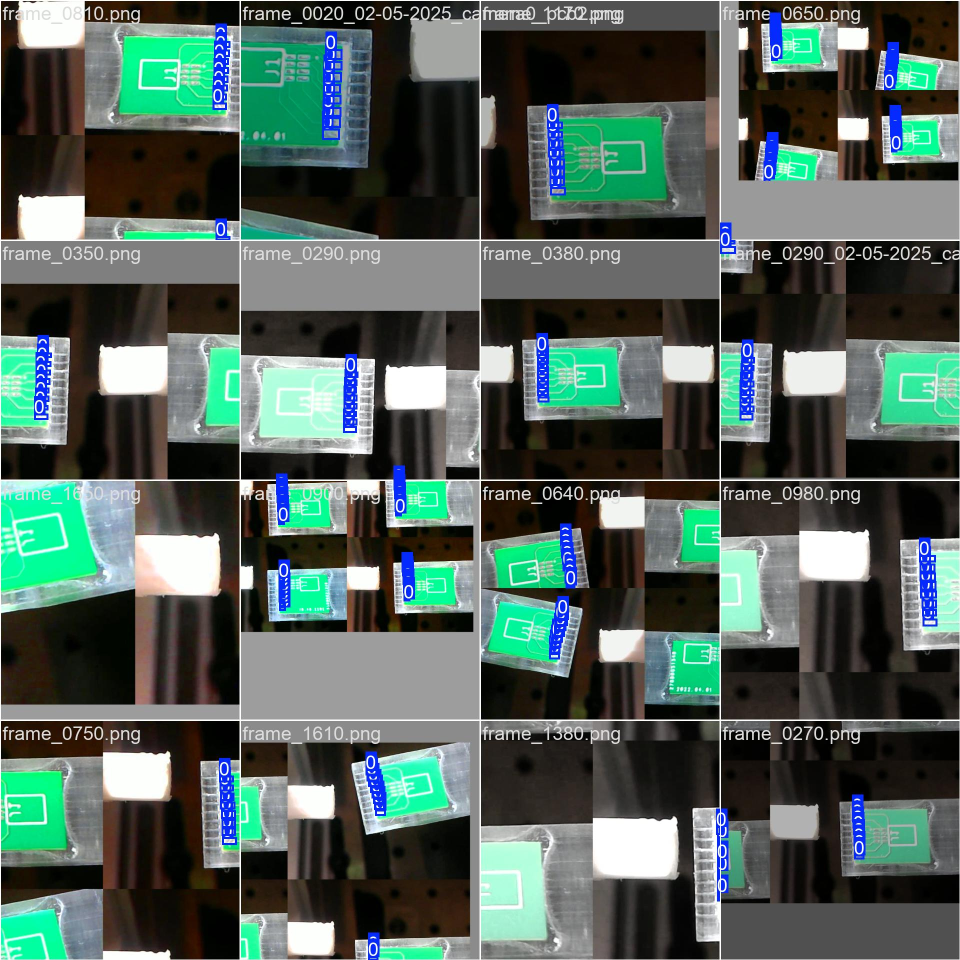
#> input picture runs/detect/train/train_batch0.jpg, 1920 x 1920 px (shown at 1/2 size)
$ python -i image_recognition.py   (imports and definitions only)
#> lines starting #> are read from the running program, lines starting #| are printed output that depends on the picture
#> further down, picture is the input picture: shape (1920, 1920, 3); mean B, G, R 90.4, 98.3, 80.9
# image_recognition.py

import math
import threading
import cv2
import os
import json
import datetime
import numpy as np
from ultralytics import YOLO

# motor_control imports
from motor_control import µm_to_steps, update_speed, move_linear_stage

########################################################
# GLOBAL TOGGLES / SETTINGS
########################################################

draw_bounding_boxes = True
record_camera0 = False
record_camera1 = False
record_camera2 = False

# [12 lines left out: function _create_unique_daily_record_dir, not called in this run]

record_dir0 = None
record_dir1 = None
record_dir2 = None

video_writers = {0: None, 1: None, 2: None}
run_timestamps = {0: None, 1: None, 2: None}

frames_per_still = 30
# Index of the next frame to be written to the current recording (0-based). Reset
# when a new recording starts so it always equals the frame's position in the .avi
# and the N in the still names (frame_N_...jpg).
frame_counts = {0: 0, 1: 0, 2: 0}

# Correlation with the routine log (logs/routine_*.log): while a camera records, a
# per-frame CSV maps frame index -> wall-clock time, and log lines for camera 0 are
# tagged with the last frame written plus seconds since the recording started.
frame_time_files = {0: None, 1: None, 2: None}
record_start_times = {0: None, 1: None, 2: None}  # datetime when each recording began

# [55 lines left out: functions _recording_tag, _start_recording_correlation, _log_frame_time, _stop_recording_correlation, not called in this run]

extrude_done = False
r_align_done = False
x_align_done = False
center_on_visible_area_done = False
last_r_align_angle = 0.0  # signed angle of the most recent r_align rotation (0 = none)
target_pad_ref_y = None  # target pad center Y-pixel position recorded before r_align rotates it
cf_tip_ref_px = None  # CF_Tip center (px) captured post-extrude; fixed in frame thereafter

auto_annotate = False
ANNOTATION_DIR = r"D:\Labeled_images"

# [16 lines left out: function _save_yolo_annotation, not called in this run]

_IMAGE_EXTS = {'.jpg', '.jpeg', '.png', '.bmp', '.tiff', '.tif'}

# [30 lines left out: function annotate_folder, not called in this run]

# Settings file path
SETTINGS_FILE = "pcb_settings.json"

# Camera port mapping: logical role index -> physical OS device index
# Role 0 = main PCB view, Role 1 = wire tip view, Role 2 = clog detection
camera_ports = {0: 0, 1: 1, 2: 2}

# Per-camera stop events — set to signal a running open_camera thread to exit cleanly
camera_stop_events = {0: threading.Event(), 1: threading.Event(), 2: threading.Event()}

# [12 lines left out: function load_camera_ports, not called in this run]

# [1 line not run here, left out]

# Function to get the pad spacing from settings
# [22 lines left out: functions get_pad_spacing, get_pad_count, not called in this run]

########################################################
# SOFTWARE-BASED IMAGE ADJUSTMENTS  (per-camera)
########################################################
_DEFAULT_ADJUSTMENTS = {
    'alpha':         1.5,
    'beta':          -100.0,
    'sat_factor':    1.2,
    'gamma':         1.4,
    'sharp_strength': 2.0,
}

# Keyed by logical camera role (0, 1, 2)
camera_adjustments = {
    0: dict(_DEFAULT_ADJUSTMENTS),
    1: dict(_DEFAULT_ADJUSTMENTS),
    2: dict(_DEFAULT_ADJUSTMENTS),
}

# [13 lines left out: function load_camera_adjustments, not called in this run]

# [1 line not run here, left out]

def post_process_frame(frame, camera_index=0):
#> called with camera_index = 0
    adj = camera_adjustments.get(camera_index, camera_adjustments[0])
    alpha  = adj['alpha']
    beta   = adj['beta']
    sat    = adj['sat_factor']
    gamma  = adj['gamma']
    sharp  = adj['sharp_strength']

    # 1) Contrast & Brightness
    adjusted = cv2.convertScaleAbs(frame, alpha=alpha, beta=beta)

    # 2) Saturation
    if sat != 1.0:
        hsv = cv2.cvtColor(adjusted, cv2.COLOR_BGR2HSV)
#> hsv: shape (1920, 1920, 3); mean H, S, V 78.1, 69.4, 120.9
        h, s, v = cv2.split(hsv)
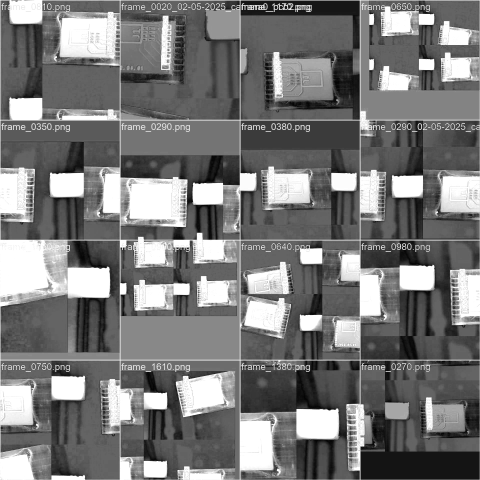
#> v: shape (1920, 1920) (shown at 1/4 size); min 0, max 255, mean 120.9
        s = (s.astype(np.float32) * sat).clip(0, 255).astype(np.uint8)
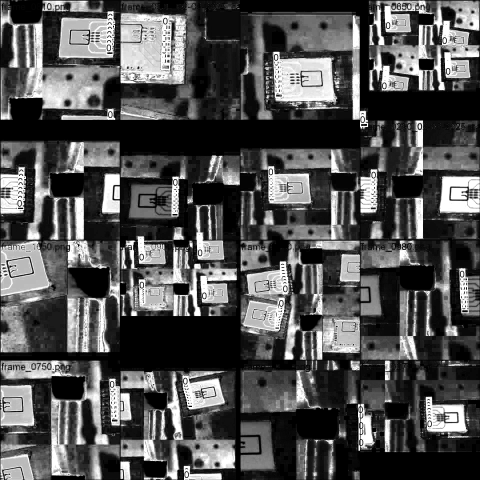
#> s: shape (1920, 1920) (shown at 1/4 size); min 0, max 255, mean 81.6
        hsv = cv2.merge([h, s, v])
#> hsv: shape (1920, 1920, 3); mean H, S, V 78.1, 81.6, 120.9
        adjusted = cv2.cvtColor(hsv, cv2.COLOR_HSV2BGR)

    # 3) Gamma
    if gamma != 1.0:
        inv_gamma = 1.0 / gamma
        lut = np.array([(i/255.0)**inv_gamma * 255 for i in range(256)]).astype("uint8")
        adjusted = cv2.LUT(adjusted, lut)
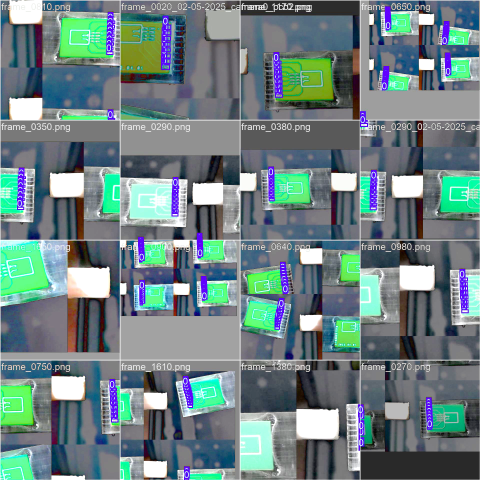
#> adjusted: shape (1920, 1920, 3) (shown at 1/4 size); mean B, G, R 130.7, 130.5, 109.1

    # 4) Sharpen
    if sharp > 0:
        blurred = cv2.GaussianBlur(adjusted, (5,5), 0)
        f_ad = adjusted.astype(np.float32)
        f_bl = blurred.astype(np.float32)
        mask = f_ad - f_bl
        f_sharp = f_ad + sharp * mask
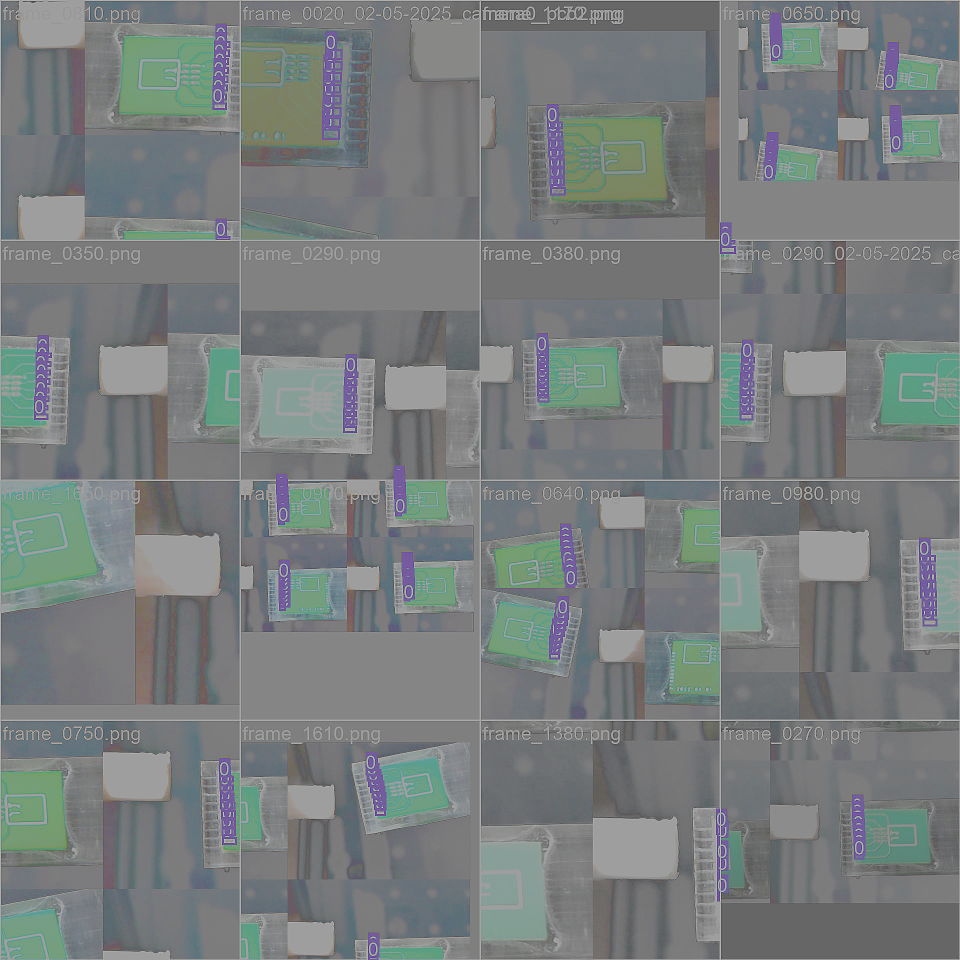
#> f_sharp: shape (1920, 1920, 3) float32 (shown at 1/2 size); mean B, G, R 130.7, 130.7, 109.1; drawn with min black and max white
        f_sharp = np.clip(f_sharp, 0, 255).astype(np.uint8)
        adjusted = f_sharp

    return adjusted

pad_box_dict = {}  # e.g. {"pad1": (x1,y1,x2,y2), "pad2": ..., etc.}
trench_start_dict = {}  # e.g. {"trenchstart1": (x1,y1,x2,y2), etc.}
trench_stop_dict = {}   # e.g. {"trenchstop1": (x1,y1,x2,y2), etc.}

# [119 lines left out: functions custom_annotate, draw_axis_compass, not called in this run]

# Globals for bounding boxes
last_cf_box = None
last_gc_box = None
last_pad_box= None  # We'll store one "Pad" bounding box for extrude reference
last_visible_area_box = None  # Camera's usable field-of-view box
last_clog_box = None  # Exclusively updated by camera 2

# [186 lines left out: functions open_camera, center_of_bbox, not called in this run]

# Cached pixel distance between adjacent calibration pads, measured once per pad
# and reused across extrude/r_align/x_align/center_on_visible_area (see
# get_steps_per_pixel).
_pad_pixel_spacing = None

# [451 lines left out: functions reset_pad_pixel_spacing, get_steps_per_pixel, compute_angle_between, analyze_cf_gc_angle, extrude, center_on_visible_area and 1 more, not called in this run]

# --------------------------------------------------------
# R-axis alignment: measure angle in degrees using compute_angle_between
# --------------------------------------------------------
# Live routine log file (created lazily on first report), in logs/ next to this
# file. Shared by extrude/r_align and the pad-loop moves in app_gui.py via
# log_report/log_move so the whole manual routine narrates to one session log.
_align_log_path = None

# [324 lines left out: functions _align_log_write, _align_report, _align_move_report, log_report, log_move, r_align, not called in this run]

>>> import cv2
>>> picture = cv2.imread('runs/detect/train/train_batch0.jpg')
>>> result = post_process_frame(picture)

$ run again, on runs/detect/train/train_batch1.jpg
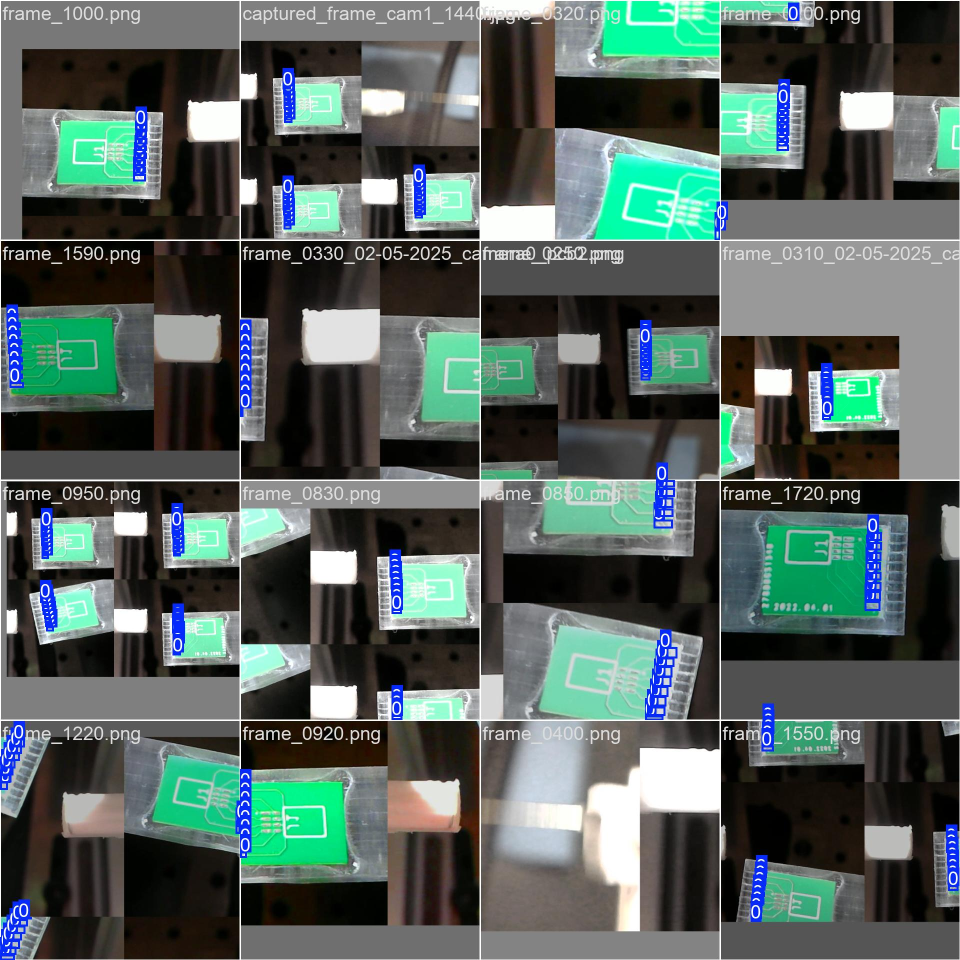
#> input picture runs/detect/train/train_batch1.jpg, 1920 x 1920 px (shown at 1/2 size)
#> picture is the input picture: shape (1920, 1920, 3); mean B, G, R 92.9, 98.2, 83.9
#> in post_process_frame, `adjusted = cv2.LUT(adjusted, lut)`:
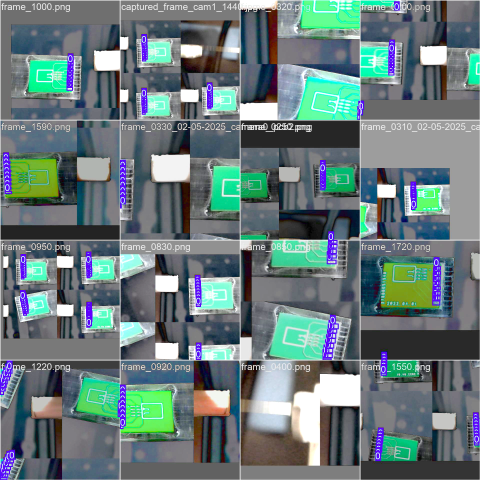
#> adjusted: shape (1920, 1920, 3) (shown at 1/4 size); mean B, G, R 123.3, 123.3, 104.3
#> in post_process_frame, `f_sharp = f_ad + sharp * mask`:
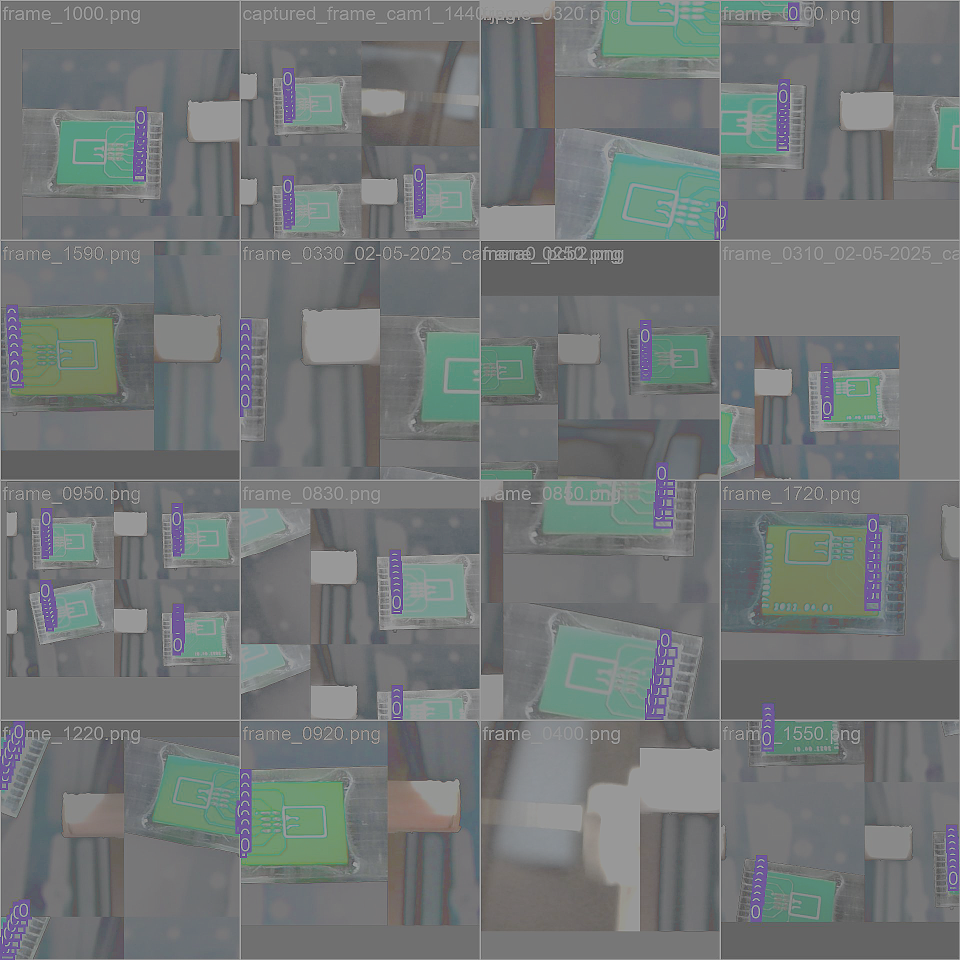
#> f_sharp: shape (1920, 1920, 3) float32 (shown at 1/2 size); mean B, G, R 123.6, 123.6, 104.7; drawn with min black and max white

$ run again, on runs/detect/train/train_batch810.jpg
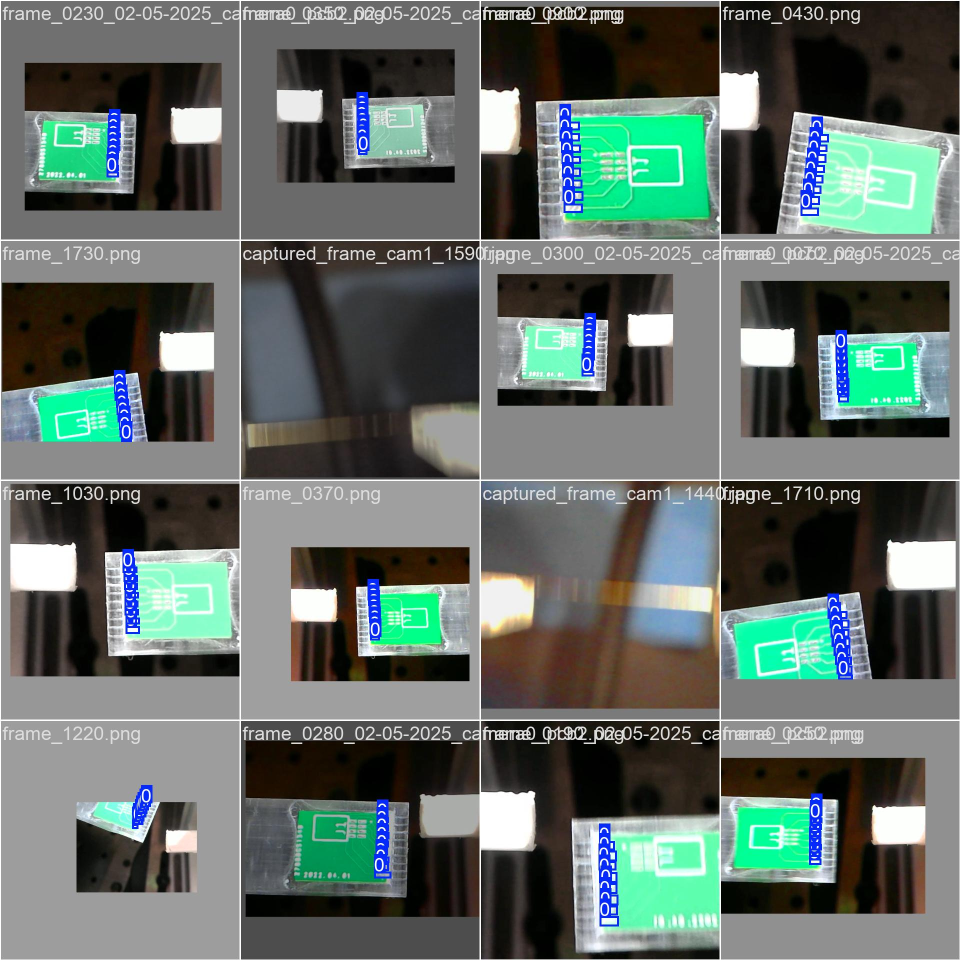
#> input picture runs/detect/train/train_batch810.jpg, 1920 x 1920 px (shown at 1/2 size)
#> picture is the input picture: shape (1920, 1920, 3); mean B, G, R 103.4, 109.3, 97.5
#> in post_process_frame, `adjusted = cv2.LUT(adjusted, lut)`:
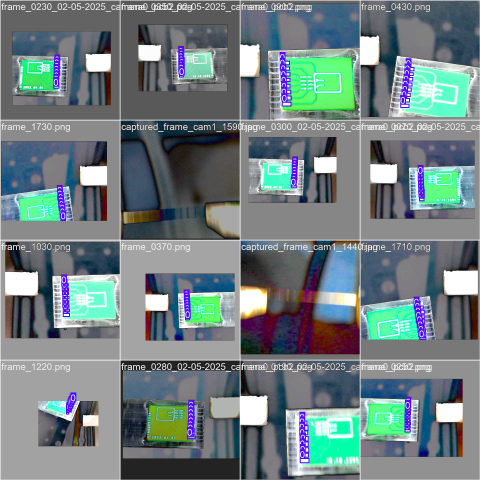
#> adjusted: shape (1920, 1920, 3) (shown at 1/4 size); mean B, G, R 129.5, 128.1, 112.6
#> in post_process_frame, `f_sharp = f_ad + sharp * mask`:
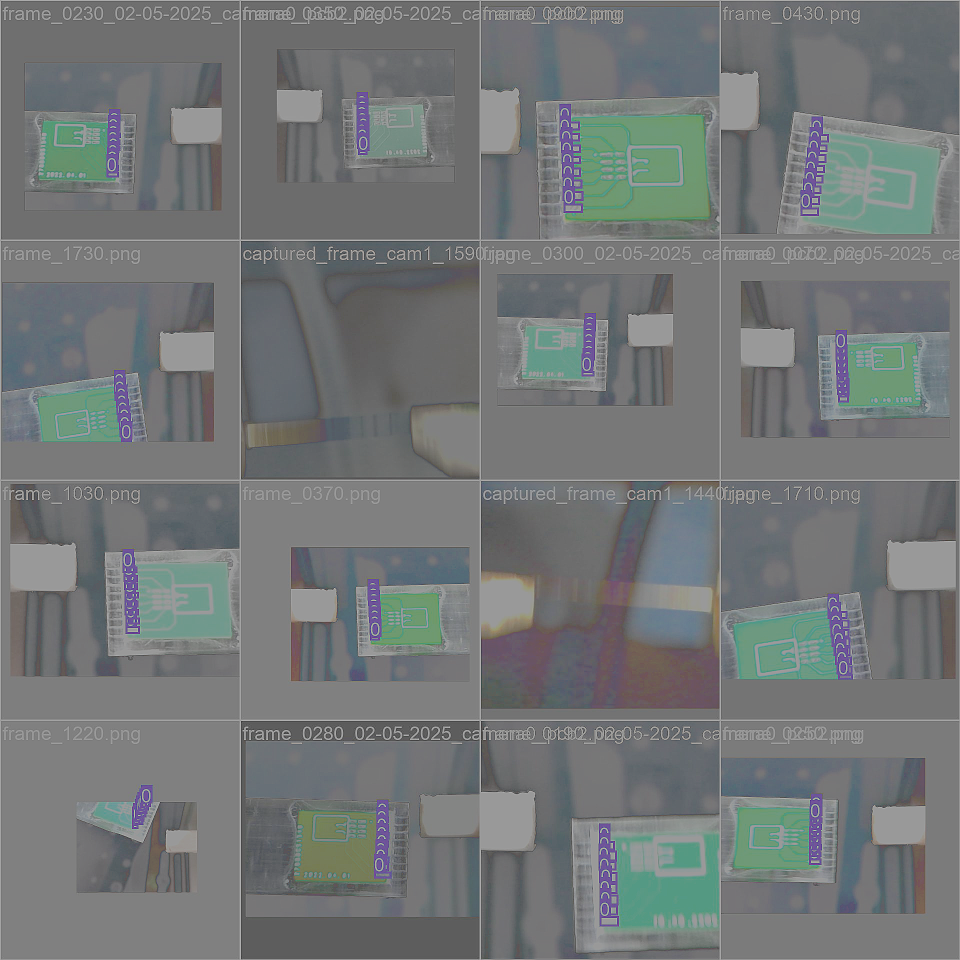
#> f_sharp: shape (1920, 1920, 3) float32 (shown at 1/2 size); mean B, G, R 129.7, 128.6, 112.9; drawn with min black and max white
